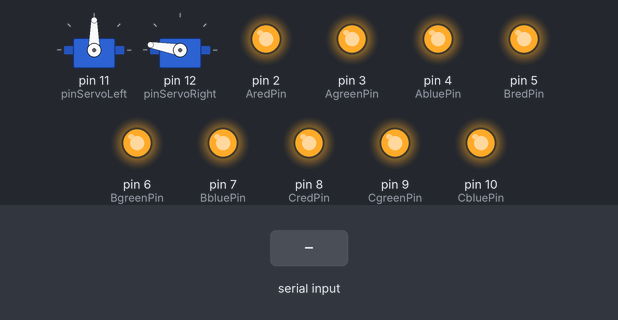
This sketch was run on a simulated Arduino Uno, built with avr-gcc and run on an emulated ATmega328P. On the bench: 2 × servo, output pins drawn as LEDs (lit = HIGH). The inputs (shaded band) are chosen by the test bench.

Above: at 1.2 s.
1.3 s: byte 0 (0) received over Serial
At 1.8 s:
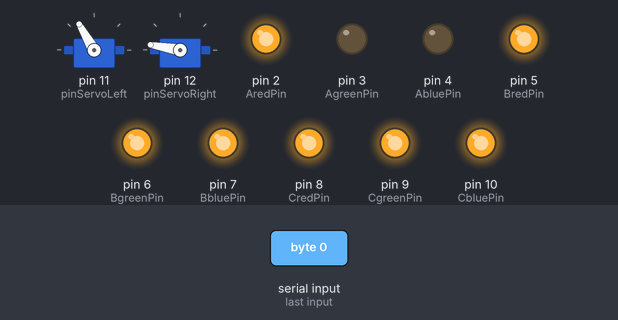
3.0 s: "x\n" received over Serial
At 6.4 s:
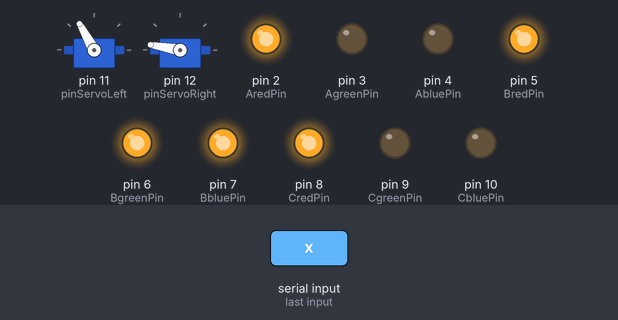
At 10.9 s:
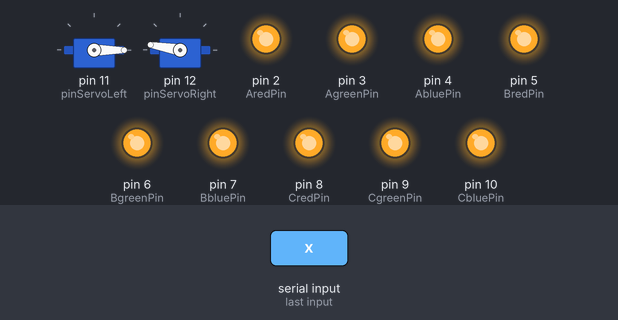
Timing chart, 0 to 12.0 s (numbered marks = the images above; inputs shaded):
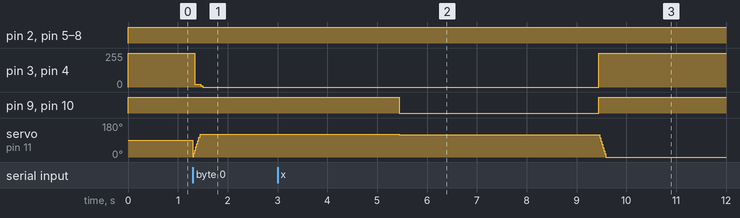

The sketch:

several_led_communication.ino
```cpp
//////RGB LED/////////////////////////
int AredPin = 2;
int AgreenPin = 3;
int AbluePin = 4;

int BredPin = 5;
int BgreenPin = 6;
int BbluePin = 7;

int CredPin = 8;
int CgreenPin = 9;
int CbluePin = 10;
//////////////servo parameter///////////
#include<Servo.h>
int servoLeftAngle = 1;
Servo servoLeft;
int pinServoLeft = 11;
int speedLeft = 1;

int servoRightAngle = 170;
Servo servoRight;
int pinServoRight = 12;
int speedRight = -1;
/////serial communicate data///////////
int comingData;
boolean stateLeft = false;
boolean stateRight = false;
/////////////////////////////////////
void setup() {
  Serial.begin(9600);
  pinMode(AredPin, OUTPUT);
  pinMode(AgreenPin, OUTPUT);
  pinMode(AbluePin, OUTPUT);
  pinMode(BredPin, OUTPUT);
  pinMode(BgreenPin, OUTPUT);
  pinMode(BbluePin, OUTPUT);
  pinMode(CredPin, OUTPUT);
  pinMode(CgreenPin, OUTPUT);
  pinMode(CbluePin, OUTPUT);
  ////////pinServo//////////////////
  servoLeft.attach(pinServoLeft);
  servoRight.attach(pinServoRight);
  servoRight.write(servoRightAngle);
}
////////////////////////////////////////////
void loop() {
  //////receiving the data from processing///////
  if (Serial.available()) {
    comingData = Serial.read();
    if (comingData < 5 && stateLeft == false) {
      stateLeft = true;
      speedLeft = 1;
      servoLeftAngle = 1;
    }
    if (comingData < 10 && comingData > 4 && stateRight == false) {
      stateRight = true;
      speedRight = -1;
      servoRightAngle = 170;
    }
    if (comingData < 15 && comingData > 9) {
      lighting_Cled();
      delay(4000);
    }
  } else {
    AsetColor(0, 0, 0);
    BsetColor(0, 0, 0);
    CsetColor(0, 0, 0);
  }

  //////servo///////
  if (stateLeft == true) {
    servoLeftRotate();
  }

  if (stateRight == true) {
    servoRightRotate();
  }

}
```

lighting_led.ino
```cpp
void lighting_Aled() {
  if (comingData == 0) {
    AsetColor(0, 255, 255);
  }
  else if (comingData == 1) {
    AsetColor(0, 0, 255);
  }
  else if (comingData == 2) {
    AsetColor(0, 255, 0);
  }
  else if (comingData == 3) {
    AsetColor(255, 200, 255);
  }
  else if (comingData == 4) {
    AsetColor(150, 255, 180);
  }
}
void lighting_Bled() {
  if (comingData == 5) {
    BsetColor(0, 255, 255);
  }
  else if (comingData == 6) {
    BsetColor(0, 0, 255);
  }
  else if (comingData == 7) {
    BsetColor(0, 255, 0);
  }
  else if (comingData == 8) {
    BsetColor(255, 200, 255);
  }
  else if (comingData == 9) {
    BsetColor(150, 255, 180);
  }
}
void lighting_Cled() {
  if (comingData == 10) {
    CsetColor(0, 255, 255);
  }
  else if (comingData == 11) {
    CsetColor(0, 0, 255);
  }
  else if (comingData == 12) {
    CsetColor(0, 255, 0);
  }
  else if (comingData == 13) {
    CsetColor(255, 200, 255);
  }
  else if (comingData == 14) {
    CsetColor(150, 255, 180);
  }
}
```

servo.ino
```cpp
void servoLeftRotate() {
  lighting_Aled();
  servoLeftAngle += speedLeft;
  servoLeft.write(servoLeftAngle);
  delay(1);
  if (servoLeftAngle == 120) {
    delay(4000);
    speedLeft *= -1;
  }
  if (servoLeftAngle == 0) {
    stateLeft = false;
  }
}

void servoRightRotate() {
  lighting_Bled();
  servoRightAngle += speedRight;
  servoRight.write(servoRightAngle);
  if (servoRightAngle == 100) {
    delay(4000);
    speedRight *= -1;
  }
  if (servoRightAngle == 170) {
    stateRight = false;
  }
}
```

set_color.ino
```cpp
void AsetColor(int red, int green, int blue){
  red = 255 - red;
  green = 255 - green;
  blue = 255 - blue;
  analogWrite(AredPin, red);
  analogWrite(AgreenPin, green);
  analogWrite(AbluePin, blue);
}

void BsetColor(int red, int green, int blue){
  red = 255 - red;
  green = 255 - green;
  blue = 255 - blue;
  analogWrite(BredPin, red);
  analogWrite(BgreenPin, green);
  analogWrite(BbluePin, blue);
}

void CsetColor(int red, int green, int blue){
  red = 255 - red;
  green = 255 - green;
  blue = 255 - blue;
  analogWrite(CredPin, red);
  analogWrite(CgreenPin, green);
  analogWrite(CbluePin, blue);
}
```

Measured:
- after the input at 1.3 s, pin 3 (AgreenPin), pin 4 (AbluePin): 255/255 → 19/255 at once, → 0/255 0.12 s later; servo on pin 11 (pinServoLeft): 90° → 120° at once
- after the input at 3.0 s, pin 9 (CgreenPin), pin 10 (CbluePin): HIGH → LOW after 2.4 s, → HIGH 4.0 s later
